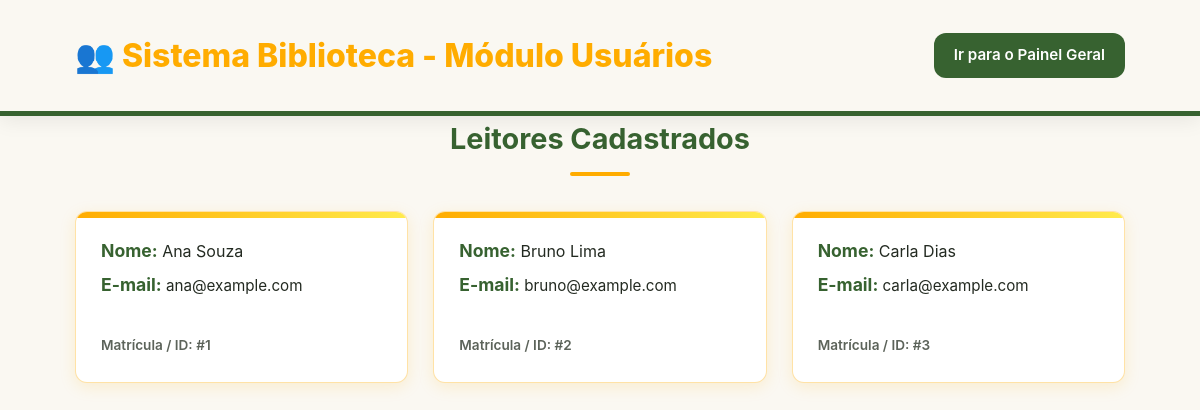
Screenshot of /usuarios/ with the database file from the repository.
### usuarios/models.py (models this page shows, shortened)
class Usuario(models.Model):
    nome = models.CharField('Nome', max_length=100)
    email = models.EmailField('E-mail', unique=True)
    telefone = models.CharField('Telefone', max_length=20, blank=True, default='')
    class Meta:
        verbose_name = 'Usuário'
        verbose_name_plural = 'Usuários'
        ordering = ['nome']

### usuarios/views.py (the view)
# urls.py: path('', views.UsuarioListView.as_view(), name='lista_usuarios'),
class UsuarioListView(ListView):
    model = Usuario
    template_name = 'usuarios/index.html'
    context_object_name = 'usuarios'

### usuarios/templates/usuarios/index.html (shortened to what this page needs)
{% load static %}
<!DOCTYPE html>
<html lang="pt-br">
<head>
    <link rel="stylesheet" href="{% static 'usuarios/css/style.css' %}">
</head>
<body>
    <header>
        <div class="container">
            <h1>👥 Sistema Biblioteca - Módulo Usuários</h1>
            <nav>
                <a href="{% url 'index' %}">Ir para o Painel Geral</a>
            </nav>
        </div>
    </header>
    <main class="container">
        <h2>Leitores Cadastrados</h2>
        <div class="lista-usuarios">
            <ul>
                {% for usuario in usuarios %}
                    <li>
                        <strong>Nome:</strong> {{ usuario.nome }} <br>
                        <span><strong>E-mail:</strong> {{ usuario.email }}</span> <br>
                        <small>Matrícula / ID: #{{ usuario.id }}</small>
                    </li>
                {% empty %}
                    <li class="vazio">Nenhum leitor ou usuário cadastrado no sistema ainda.</li>
                {% endfor %}
            </ul>
        </div>
    </main>
</body>
</html>

### usuarios/static/usuarios/css/style.css (style rules this page uses)
:root { --primary: #FFAC00; --primary-hover: #e09700; --accent-yellow: #FFEB4C; --accent-lightgreen: #B8D66A; --dark-green: #376230; --white: #FFFFFF; --bg-body: #faf8f2; --text-main: #232a21; --text-sub: #5c635a; --shadow-card: 0 4px 16px rgba(255, 172, 0, 0.15); --shadow-hover: 0 12px 28px rgba(255, 172, 0, 0.30); --radius: 12px; --transition: all 0.3s cubic-bezier(0.25, 0.8, 0.25, 1); }
* { margin: 0; padding: 0; box-sizing: border-box; }
body { font-family: -apple-system, BlinkMacSystemFont, "Segoe UI", Roboto, Helvetica, Arial, sans-serif; background-color: var(--bg-body); color: var(--text-main); line-height: 1.6; min-height: 100vh; display: flex; flex-direction: column; }
.container { width: 90%; max-width: 1050px; margin: 0 auto; }
header { background: var(--bg-body); padding: 30px 0; border-bottom: 5px solid var(--dark-green); box-shadow: 0 4px 20px rgba(0, 0, 0, 0.08); }
header .container { display: flex; justify-content: space-between; align-items: center; flex-wrap: wrap; gap: 20px; }
header h1 { font-size: 2rem; font-weight: 800; color: var(--primary); }
header nav a { display: inline-block; text-decoration: none; background-color: var(--dark-green); color: var(--white); padding: 10px 20px; border-radius: var(--radius); font-weight: 600; font-size: 0.95rem; transition: var(--transition); }
main { margin: 50px auto; flex: 1; }
main h2 { text-align: center; font-size: 1.8rem; color: var(--dark-green); margin-bottom: 35px; }
main h2::after { content: ''; display: block; width: 60px; height: 4px; background-color: var(--primary); border-radius: 2px; margin: 10px auto 0 auto; }
.lista-usuarios ul { display: grid; grid-template-columns: repeat(auto-fit, minmax(280px, 1fr)); gap: 25px; list-style: none; }
.lista-usuarios li { background-color: var(--white); padding: 25px; border-radius: var(--radius); border: 1px solid rgba(255, 172, 0, 0.35); box-shadow: var(--shadow-card); transition: var(--transition); position: relative; overflow: hidden; }
.lista-usuarios li::before { content: ''; position: absolute; top: 0; left: 0; width: 100%; height: 6px; background: linear-gradient(90deg, var(--primary), var(--accent-yellow)); transition: var(--transition); }
.lista-usuarios strong { color: var(--dark-green); font-size: 1.1rem; }
.lista-usuarios span { display: block; margin-top: 6px; font-size: 0.95rem; color: var(--text-main); }
.lista-usuarios small { display: block; margin-top: 10px; font-size: 0.85rem; color: var(--text-sub); font-weight: 600; }

### rows the page displays
Usuario: nome "Ana Souza", email "ana@example.com", id "1"
Usuario: nome "Bruno Lima", email "bruno@example.com", id "2"
Usuario: nome "Carla Dias", email "carla@example.com", id "3"
